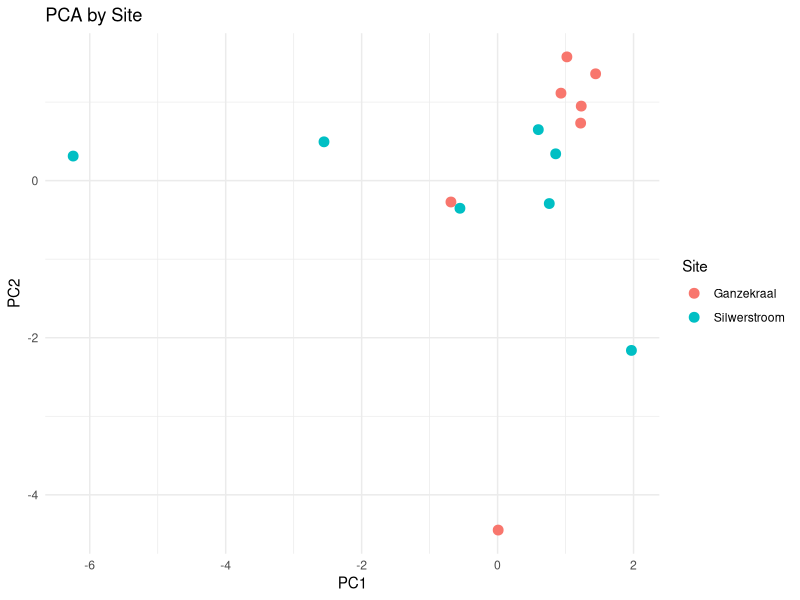

R code for this plot:
## ---- chunk 1
rm(list=ls())
library(tidyverse)
library(readxl)
library(vegan)
data <- read_excel("Data/zooplankton_data.xlsx")#enter the data
## ---- chunk 2
workdata <- data %>%
  slice(1:14) %>%
  select(2:15)
pca.fit <- workdata %>%
  select(-1) %>% #remove first column
  prcomp(scale. = TRUE)
pca.fit <- prcomp(x = workdata[, -c(1)], scale. = T) #scale=T ensures all variables are scaled to have a mean 
## ---- chunk 3
pca.summary <- summary(pca.fit)

names(pca.summary) #view summary
pca.summary$importance #view variance explained
#This will give you the most importance principals (PC1, PC2)
pca.fit$rotation #view important variables
## ---- chunk 4
pca_scores <- as_tibble(pca.fit$x) %>%
  mutate(Site = data$Site[1:14])
## ---- chunk 5
ggplot(pca_scores, aes(x = PC1, y = PC2, colour = Site)) +
  geom_point(size = 3) +
  labs(x = "PC1",
       y = "PC2",
       title = "PCA by Site") +
  theme_minimal()
